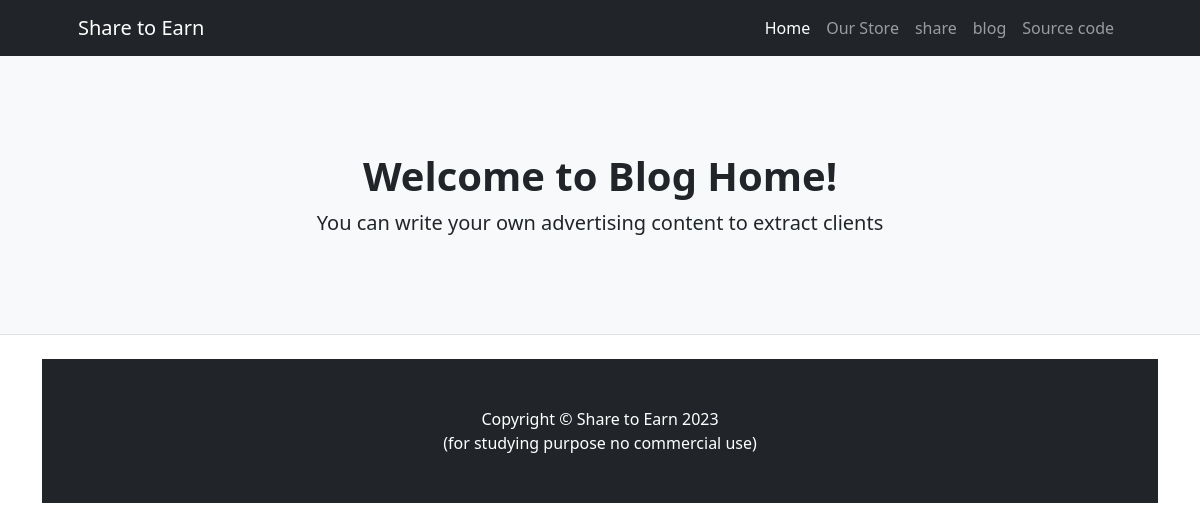
The page /blog/ on the database as committed earlier.
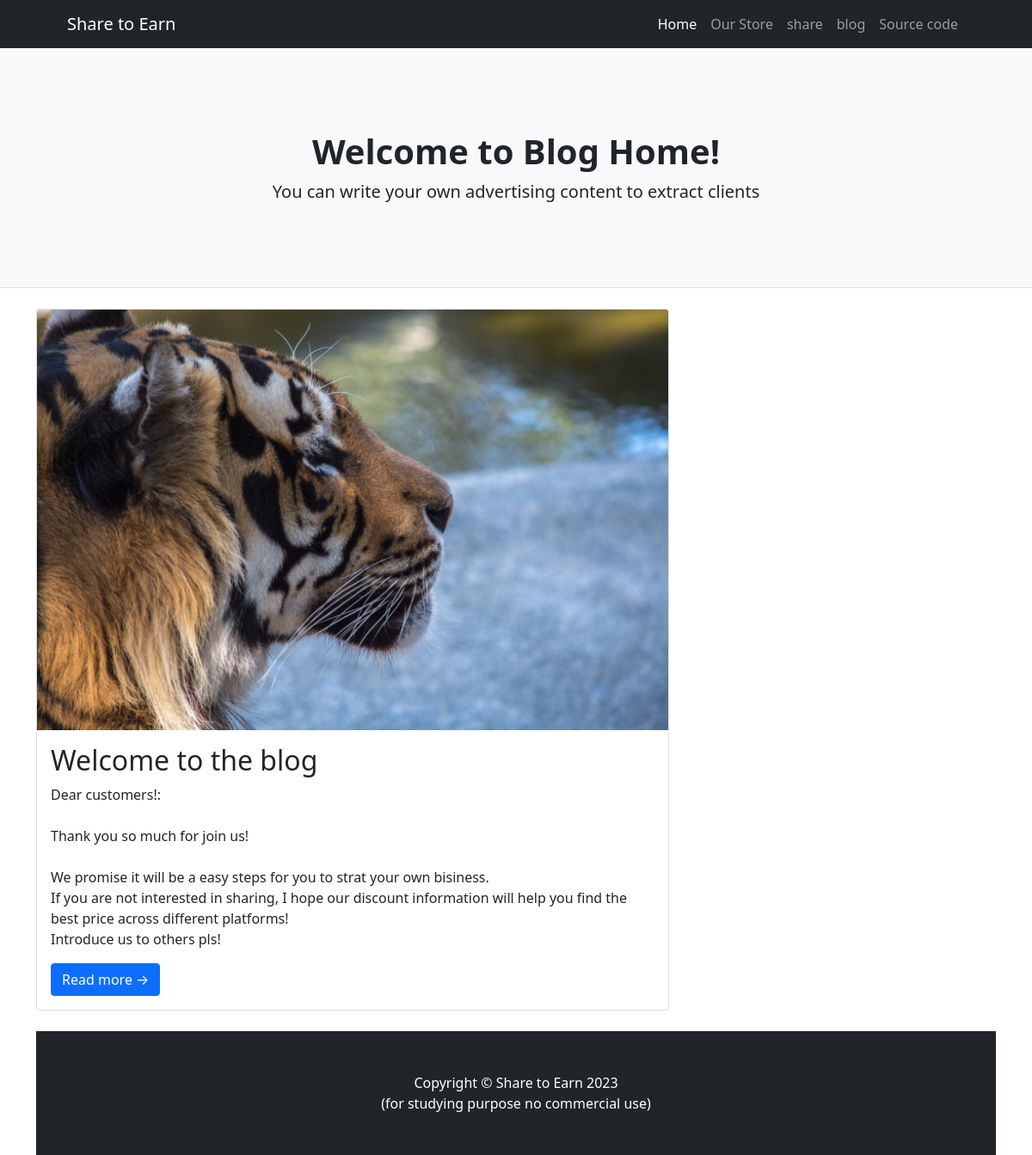
The same page on the database as committed later.
### store/models.py (models this page shows, shortened)
class Post(models.Model):
    author = models.ForeignKey(settings.AUTH_USER_MODEL,on_delete=models.CASCADE)
    title=models.CharField(max_length=200)
    text=models.TextField()
    created_data=models.DateTimeField(blank=True,null=True)
    image = models.ImageField(null=True,blank=True)
    @property
    def imageURL(self):
        try:
            url=self.image.url
        except:
            url=''
        return url

### store/views.py (the view)
# urls.py: 2. Add a URL to urlpatterns:  path('blog/', include('blog.urls'))
def blog(request):
    posts=Post.objects.all()
    context={'posts':posts}
    return render(request,'store/blog.html',context)

### store/templates/store/blog.html (shortened to what this page needs)
{% extends 'store/index.html' %}
{% load static %}
        {% block content %}
        <header class="py-5 bg-light border-bottom mb-4">
            <div class="container">
                <div class="text-center my-5">
                    <h1 class="fw-bolder">Welcome to Blog Home!</h1>
                    <p class="lead mb-0">You can write your own advertising content to extract clients</p>
                </div>
            </div>
        </header>
        <div class="container">
            <div class="row">
                <div class="col-lg-8">
                    {% for post in posts %}
                    <div class="card mb-4">
                        <a href="#!"><img class="card-img-top" src="{{ post.imageURL }}" alt="..." /></a>
                        <div class="card-body">
                            <h2 class="card-title">{{post.title}}</h2>
                            <p class="card-text">{{post.text| linebreaksbr}}</p>
                            <a class="btn btn-primary" href="#!">Read more →</a>
                        </div>
                    </div>
                    {% endfor %}
                </div>
        {% endblock content %}

Rows that differ between the two databases and show on the page:
added Post: imageURL (picture), title "Welcome to the blog", text "Dear customers!: Thank you so much for join us! We promise it will be a easy steps for you to strat your own bisiness. If you are not interested in sharing, I hope our discount information will help you find the best price across different platforms! Introduce us to others pls!"
